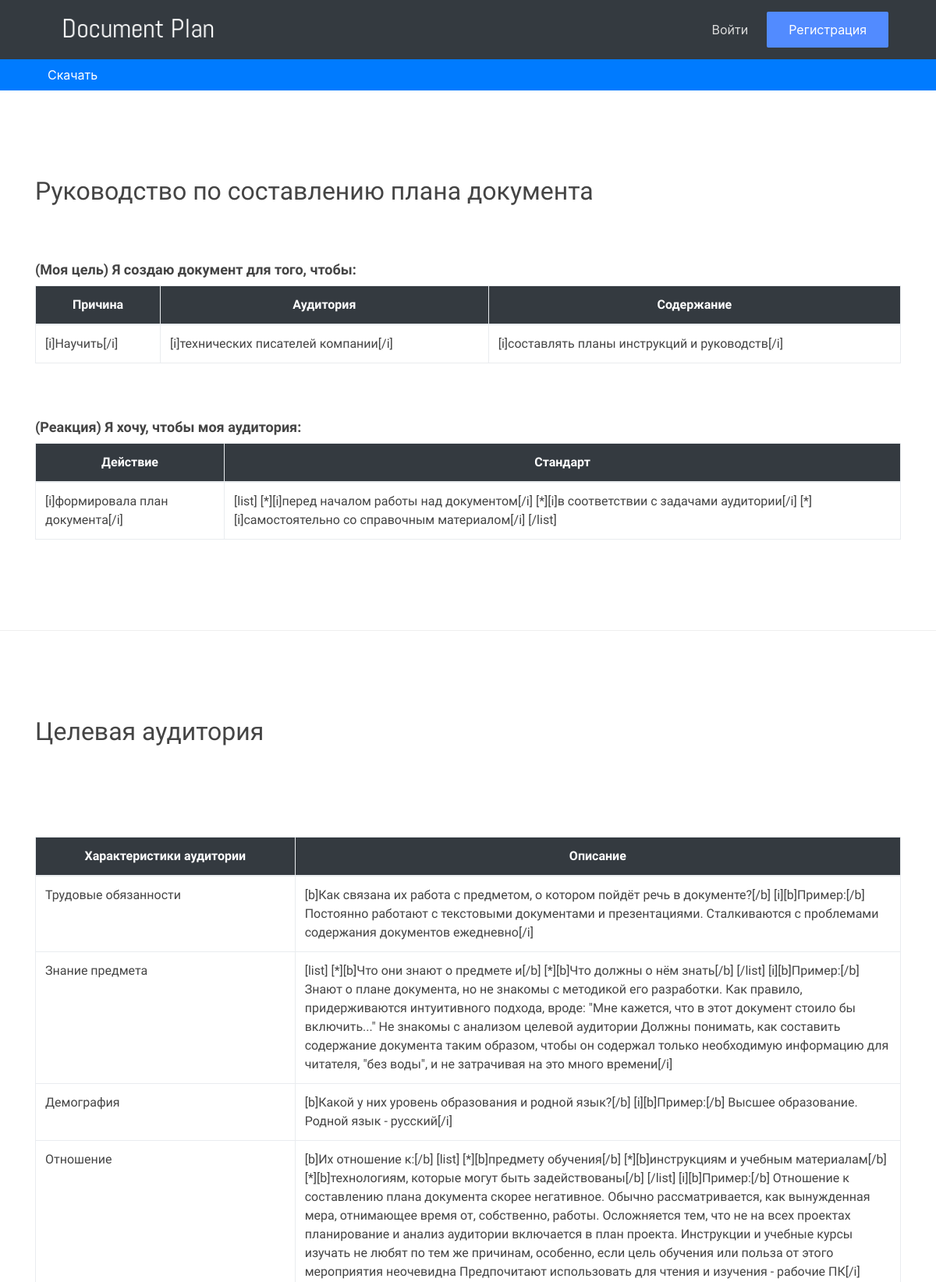
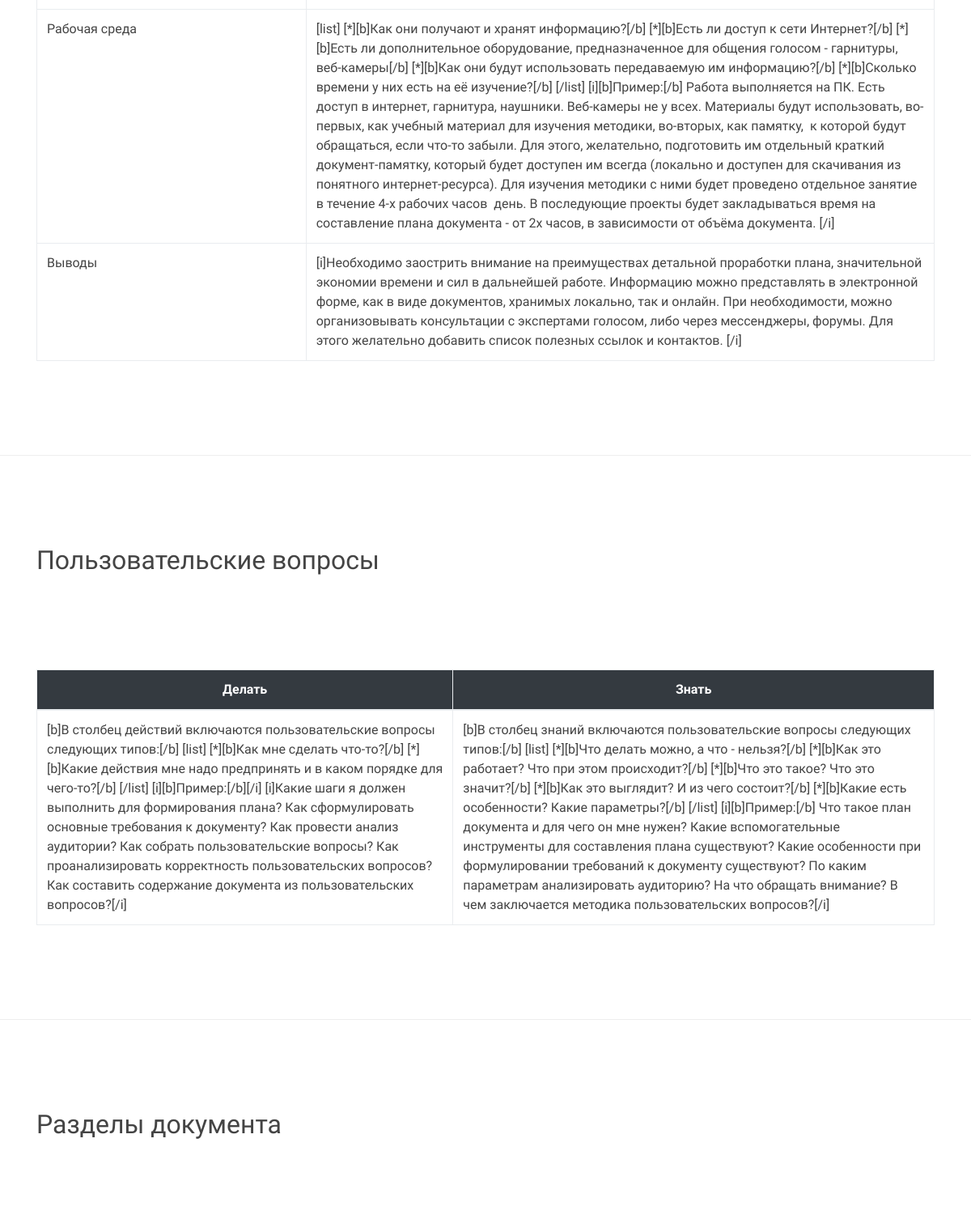
Screenshot of /docplan/1/view/ (upper part) with the database file from the repository (2 pictures, top to bottom).
### doc_plan/models.py (models this page shows, shortened)
class Project(models.Model):
    name = models.CharField(max_length=200, verbose_name=_("название проекта"))
    aim_action = models.TextField(blank=True, verbose_name=_("действие"))
    aim_auditory = models.TextField(blank=True, verbose_name=_("аудитория"))
    aim_content = models.TextField(blank=True, verbose_name=_("содержание"))
    reaction_action = models.TextField(blank=True, verbose_name=_("реакция"))
    reaction_standart = models.TextField(blank=True, verbose_name=_("стандарт"))
    auditory_duty = models.TextField(blank=True, verbose_name=_("обязанности"))
    auditory_knowledge = models.TextField(blank=True, verbose_name=_("знания"))
    auditory_demography = models.TextField(blank=True, verbose_name=_("демография"))
    auditory_relations = models.TextField(blank=True, verbose_name=_("отношения"))
    auditory_environment = models.TextField(blank=True, verbose_name=_("окружение"))
    auditory_resume = models.TextField(blank=True, verbose_name=_("выводы"))
    question_actions = models.TextField(blank=True, verbose_name=_("процедуры"))
    question_knowledges = models.TextField(blank=True, verbose_name=_("знания"))
    chapters = models.ManyToManyField("Chapter", blank=True, verbose_name=_("разделы"))
    created_at = models.DateField(auto_now_add=True)
    created_by = models.ForeignKey(User, on_delete=models.CASCADE)
    objects = PlanManager()
    def __str__(self):
        return self.name
    def get_delete_url(self):
        return reverse('delete_plan', args=[self.id])
    def get_download_url(self):
        return reverse('download_plan', args=[self.id])
    class Meta:
        verbose_name = _("проект")
        verbose_name_plural = _("проекты")
        ordering = ["-created_at"]

### doc_plan/views.py (the view)
# urls.py: path('<str:plan_id>/view/', views.PlanView.as_view(), name='view_plan'),
class PlanView(TemplateView, PlanContextMixin):
	template_name = 'plan/plan_view.html'

### doc_plan/utils.py (called while the page is built)
def add_plan_data(request, context= {}, plan_id= None):
	if not plan_id:
		return context
	user = request.user
	try:
		plan = Project.objects.get(id = plan_id)
		context['plan'] = plan
		context['chapters'] = []
		for chapter in plan.chapters.all():
			context['chapters'].append(chapter)
	except Project.DoesNotExist:
		raise Http404
	return context

### doc_plan/views.py (called while the page is built)
    def get_context_data(self, **kwargs):
        context = super(PlanContextMixin, self).get_context_data(**kwargs)
        try:
            context = add_plan_data(self.request, context=context, plan_id=context['plan_id'])
        except KeyError:
            context = add_plan_data(self.request, context=context)
        context['plan_creation_url'] = reverse('plan_creation')
        context['new_plan_url'] = reverse('edit_plan', args=['new'])
        return context

### doc_plan/templates/plan/plan_view.html
{% extends "base.html" %}
{% load static %}
{% load i18n %}
{% block content %}
{% include 'plan/actions_block_view.html' %}
{% include 'plan/plan_data.html' %}
{% include 'plan/chapters_data.html' %}
{% endblock %}

### doc_plan/templates/plan/plan_data.html
{% load static %}
{% load i18n %}
{% load bbcode_tags %}
 <section class="fdb-block">
    <div class="container">
     <div class="row">
        <div class="col text-left">
          {% if edit %}
            <h2 id="name" js-plan-id="{{plan.id}}" class="plan inline_editing" contenteditable="true">{{plan|bbcode|safe}}</h2>
          {% else %}
            <h2>{{plan|bbcode|safe}}</h2>
          {% endif %}
        </div>
      </div>
      <div class="row-50"></div>
      <div class="row">
        <div class="col text-left">
          <h3><strong>{% trans '(Моя цель) Я создаю документ для того, чтобы:' %}</strong></h3>
          <table class="table table-bordered">
            <thead>
              <tr>
                <th>{% trans 'Причина' %}</th>
                <th>{% trans 'Аудитория' %}</th>
                <th>{% trans 'Содержание' %}</th>
              </tr>
            </thead>
            <tbody>
            {% if edit %}
              <tr>
                <td><div id="aim_action" class="plan inline_editing" contenteditable="true">{{plan.aim_action|bbcode|safe}}</div></td>
                <td><div id="aim_auditory" class="plan inline_editing" contenteditable="true">{{plan.aim_auditory|bbcode|safe}}</div></td>
                <td><div id="aim_content" class="plan inline_editing" contenteditable="true">{{plan.aim_content|bbcode|safe}}</div></td>
              </tr>
            {% else %}
              <tr>
                <td>{{plan.aim_action|bbcode|safe}}</td>
                <td>{{plan.aim_auditory|bbcode|safe}}</td>
                <td>{{plan.aim_content|bbcode|safe}}</td>
              </tr>
            {% endif %}
            </tbody>
          </table>
        </div>
      </div>
      <div class="row-50"></div>
      <div class="row">
        <div class="col text-left">
          <h3><strong>{% trans '(Реакция) Я хочу, чтобы моя аудитория:' %}</strong></h3>
          <table class="table table-bordered">
            <thead>
              <tr>
                <th>{% trans 'Действие' %}</th>
                <th>{% trans 'Стандарт' %}</th>
              </tr>
            </thead>
            <tbody>
              {% if edit %}
              <tr>
                <td><div id="reaction_action" class="plan inline_editing" contenteditable="true">{{plan.reaction_action|bbcode|safe}}</div></td>
                <td><div id="reaction_standart" class="plan inline_editing" contenteditable="true">{{plan.reaction_standart|bbcode|safe}}</div></td>
              </tr>
              {% else %}
              <tr>
                <td>{{plan.reaction_action|bbcode|safe}}</td>
                <td>{{plan.reaction_standart|bbcode|safe}}</td>
              </tr>
            {% endif %}
            </tbody>
          </table>
        </div>
      </div>
    </div>
  </section>
  <section class="fdb-block">
    <div class="container">
      <div class="row">
        <div class="col text-left">
          <h2>{% trans 'Целевая аудитория' %}</h2>
        </div>
      </div>
      <div class="row-100"></div>
      <div class="row text-left">
        <div class="col-sm-12">
          <table class="table table-bordered">
            <thead>
              <tr>
                <th style="width:30%">{% trans 'Характеристики аудитории' %}</th>
                <th style="width:70%">{% trans 'Описание' %}</th>
              </tr>
            </thead>
            <tbody>
              <tr>
                <td>{% trans 'Трудовые обязанности' %}</td>
                {% if edit %}
                <td><div id="auditory_duty" class="plan inline_editing" contenteditable="true">{{plan.auditory_duty|bbcode|safe}}</div></td>
                {% else %}
                <td>{{plan.auditory_duty|bbcode|safe}}</td>
                {% endif %}
              </tr>
              <tr>
                <td>{% trans 'Знание предмета' %}</td>
                {% if edit %}
                <td><div id="auditory_knowledge" class="plan inline_editing" contenteditable="true">{{plan.auditory_knowledge|bbcode|safe}}</div></td>
                {% else %}
                <td>{{plan.auditory_knowledge|bbcode|safe}}</td>
                {% endif %}
              </tr>
              <tr>
                <td>{% trans 'Демография' %}</td>
                {% if edit %}
                <td><div id="auditory_demography" class="plan inline_editing" contenteditable="true">{{plan.auditory_demography|bbcode|safe}}</div></td>
                {% else %}
                <td>{{plan.auditory_demography|bbcode|safe}}</td>
                {% endif %}
               </tr>
              <tr>
                <td>{% trans 'Отношение' %}</td>
                {% if edit %}
                <td><div id="auditory_relations" class="plan inline_editing" contenteditable="true">{{plan.auditory_relations|bbcode|safe}}</div></td>
                {% else %}
                <td>{{plan.auditory_relations|bbcode|safe}}</td>
                {% endif %}
               </tr>
              <tr>
                <td>{% trans 'Рабочая среда' %}</td>
                {% if edit %}
                <td><div id="auditory_environment" class="plan inline_editing" contenteditable="true">{{plan.auditory_environment|bbcode|safe}}</div></td>
                {% else %}
                <td>{{plan.auditory_environment|bbcode|safe}}</td>
                {% endif %}
                </tr>
              <tr>
                <td>{% trans 'Выводы' %}</td>
                {% if edit %}
                <td><div id="auditory_resume" class="plan inline_editing" contenteditable="true">{{plan.auditory_resume|bbcode|safe}}</div></td>
                {% else %}
                <td>{{plan.auditory_resume|bbcode|safe}}</td>
                {% endif %}
               </tr>
            </tbody>
          </table>
        </div>
      </div>
    </div>
  </section>
  <section class="fdb-block">
    <div class="container">
      <div class="row">
        <div class="col text-left">
          <h2>{% trans 'Пользовательские вопросы' %}</h2>
        </div>
      </div>
      <div class="row-100"></div>
      <div class="row text-left">
        <div class="col-sm-12">
          <table class="table table-bordered">
            <thead>
              <tr>
                <th>{% trans 'Делать' %}</th>
                <th>{% trans 'Знать' %}</th>
              </tr>
            </thead>
            <tbody>
              <tr>
                {% if edit %}
                <td><div id="question_actions" class="plan inline_editing" contenteditable="true">{{plan.question_actions|bbcode|safe}}</div></td>
                <td><div id="question_knowledges" class="plan inline_editing" contenteditable="true">{{plan.question_knowledges|bbcode|safe}}</div></td>
                {% else %}
                <td>{{plan.question_actions|bbcode|safe}}</td>
                <td>{{plan.question_knowledges|bbcode|safe}}</td>
                {% endif %}
              </tr>
            </tbody>
          </table>
        </div>
      </div>
    </div>
  </section>

### doc_plan/static/css/froala_blocks.css (style rules this page uses)
.fdb-block { font-family: 'Roboto', sans-serif; font-size: 16px; line-height: 1.5; -webkit-font-smoothing: antialiased; -moz-osx-font-smoothing: grayscale; text-rendering: optimizelegibility; padding: 100px 0; color: #444444; position: relative; background-size: cover; background-position: center; overflow: hidden; background-color: #FFFFFF; }
.fdb-block h2, .fdb-block .text-h2 { font-size: 2rem; margin-bottom: .5em; margin-top: .3em; font-weight: 400; }
.fdb-block h3, .fdb-block .text-h3 { font-size: 1.125rem; margin-bottom: .5em; margin-top: .3em; font-weight: 400; }
.fdb-block .row-100 { height: 100px; width: 100%; }
.fdb-block .row-50 { height: 50px; width: 100%; }

### doc_plan/static/css/docplan.css (style rules this page uses)
html { position: relative; min-height: 100%; }
body { margin-bottom: 101px; }
th { background-color: #343A40; color: white; text-align: center; }

### document_plan/templates/base.html (style rules this page uses)
.fdb-block { border-bottom: solid 1px #EEE; }

### rows the page displays
Project: name "Руководство по составлению плана документа", aim_action|bbcode "[i]Научить[/i]", aim_auditory|bbcode "[i]технических писателей компании[/i]", aim_content|bbcode "[i]составлять планы инструкций и руководств[/i]", reaction_action|bbcode "[i]формировала план документа[/i]", reaction_standart|bbcode "[list] [*][i]перед началом работы над документом[/i] [*][i]в соответствии с задачами аудитории[/i] [*][i]самостоятельно со справочным материалом[/i] [/list]", auditory_duty|bbcode "[b]Как связана их работа с предметом, о котором пойдёт речь в документе?[/b] [i][b]Пример:[/b] Постоянно работают с текстовыми документами и презентациями. Сталкиваются с проблемами содержания документов ежедневно[/i]", auditory_knowledge|bbcode "[list] [*][b]Что они знают о предмете и[/b] [*][b]Что должны о нём знать[/b] [/list] [i][b]Пример:[/b] Знают о плане документа, но не знакомы с методикой его разработки. Как правило, придерживаются интуитивного подхода, вроде: \"Мне кажется, что в этот документ стоило бы включить...\" Не знакомы с анализом целевой аудитории Должны понимать, как составить содержание документа таким образом, чтобы он содержал только необходимую информацию для читателя, \"без воды\", и не затрачивая на это много времени[/i]", auditory_demography|bbcode "[b]Какой у них уровень образования и родной язык?[/b] [i][b]Пример:[/b] Высшее образование. Родной язык - русский[/i]", auditory_relations|bbcode "[b]Их отношение к:[/b] [list] [*][b]предмету обучения[/b] [*][b]инструкциям и учебным материалам[/b] [*][b]технологиям, которые могут быть задействованы[/b] [/list] [i][b]Пример:[/b] Отношение к составлению плана документа скорее негативное. Обычно рассматривается, как вынужденная мера, отнимающее время от, собственно, работы. Осложняется тем, что не на всех проектах планирование и анализ аудитории включается в план проекта. Инструкции и учебные курсы изучать не любят по тем же причинам, особенно, если цель обучения или польза от этого мероприятия неочевидна Предпочитают использовать для чтения и изучения - рабочие ПК[/i]", auditory_environment|bbcode "[list] [*][b]Как они получают и хранят информацию?[/b] [*][b]Есть ли доступ к сети Интернет?[/b] [*][b]Есть ли дополнительное оборудование, предназначенное для общения голосом - гарнитуры, веб-камеры[/b] [*][b]Как они будут использовать передаваемую им информацию?[/b] [*][b]Сколько времени у них есть на её изучение?[/b] [/list] [i][b]Пример:[/b] Работа выполняется на ПК. Есть доступ в интернет, гарнитура, наушники. Веб-камеры не у всех. Материалы будут использовать, во-первых, как учебный материал для изучения методики, во-вторых, как памятку, к которой будут обращаться, если что-то забыли. Для этого, желательно, подготовить им отдельный краткий документ-памятку, который будет доступен им…", auditory_resume|bbcode "[i]Необходимо заострить внимание на преимуществах детальной проработки плана, значительной экономии времени и сил в дальнейшей работе. Информацию можно представлять в электронной форме, как в виде документов, хранимых локально, так и онлайн. При необходимости, можно организовывать консультации с экспертами голосом, либо через мессенджеры, форумы. Для этого желательно добавить список полезных ссылок и контактов. [/i]", question_actions|bbcode "[b]В столбец действий включаются пользовательские вопросы следующих типов:[/b] [list] [*][b]Как мне сделать что-то?[/b] [*][b]Какие действия мне надо предпринять и в каком порядке для чего-то?[/b] [/list] [i][b]Пример:[/b][/i] [i]Какие шаги я должен выполнить для формирования плана? Как сформулировать основные требования к документу? Как провести анализ аудитории? Как собрать пользовательские вопросы? Как проанализировать корректность пользовательских вопросов? Как составить содержание документа из пользовательских вопросов?[/i]", question_knowledges|bbcode "[b]В столбец знаний включаются пользовательские вопросы следующих типов:[/b] [list] [*][b]Что делать можно, а что - нельзя?[/b] [*][b]Как это работает? Что при этом происходит?[/b] [*][b]Что это такое? Что это значит?[/b] [*][b]Как это выглядит? И из чего состоит?[/b] [*][b]Какие есть особенности? Какие параметры?[/b] [/list] [i][b]Пример:[/b] Что такое план документа и для чего он мне нужен? Какие вспомогательные инструменты для составления плана существуют? Какие особенности при формулировании требований к документу существуют? По каким параметрам анализировать аудиторию? На что обращать внимание? В чем заключается методика пользовательских вопросов?[/i]"
